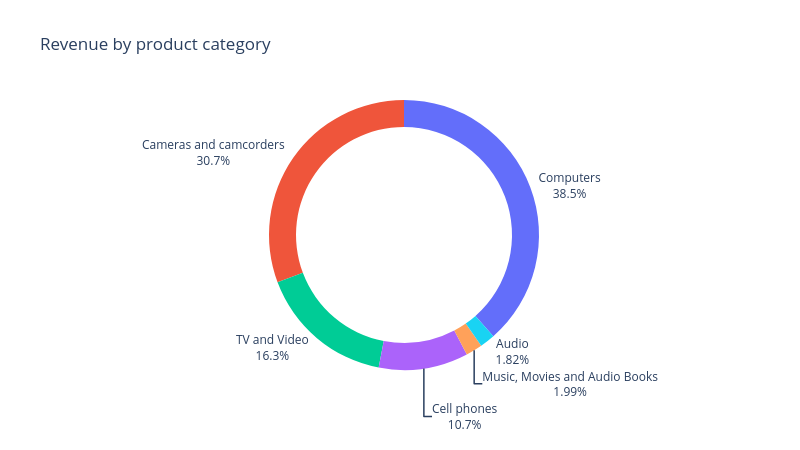

Notebook code for this chart:
### Code cell
#Chart

#Pie chart maken.
fig = px.pie(
    category_revenue,
    values="Revenue",
    names="ProductCategory",
    #Zonder hole eigenschap wordt dit een normale pie chart.
    hole=0.8,
    title="Revenue by product category"
)

#Dimensies van grafiek bepalen.
fig.update_layout(
    height=450,
    width=800
)

#Toelichting van de waarden weergeven in de grafiek.
fig.update_traces(
    textposition="outside",
    textinfo="percent+label",
    showlegend=False
    
)

fig.show()

### Figure 1 — Plotly figure (JSON) as saved in the notebook; plotly's stock layout.template omitted (floating-point values rounded to 4 significant figures)
{"data": [{"domain": {"x": [0, 1], "y": [0, 1]}, "hole": 0.8, "hovertemplate": "ProductCategory=%{label}<br>Revenue=%{value}<extra></extra>", "labels": ["Audio", "Music, Movies and Audio Books", "Cell phones", "TV and Video", "Cameras and camcorders", "Computers"], "legendgroup": "", "name": "", "showlegend": false, "textinfo": "percent+label", "textposition": "outside", "type": "pie", "values": [149800000.0, 163800000.0, 882900000.0, 1343000000.0, 2531000000.0, 3173000000.0]}], "layout": {"height": 450, "legend": {"tracegroupgap": 0}, "title": {"text": "Revenue by product category"}, "width": 800}}
